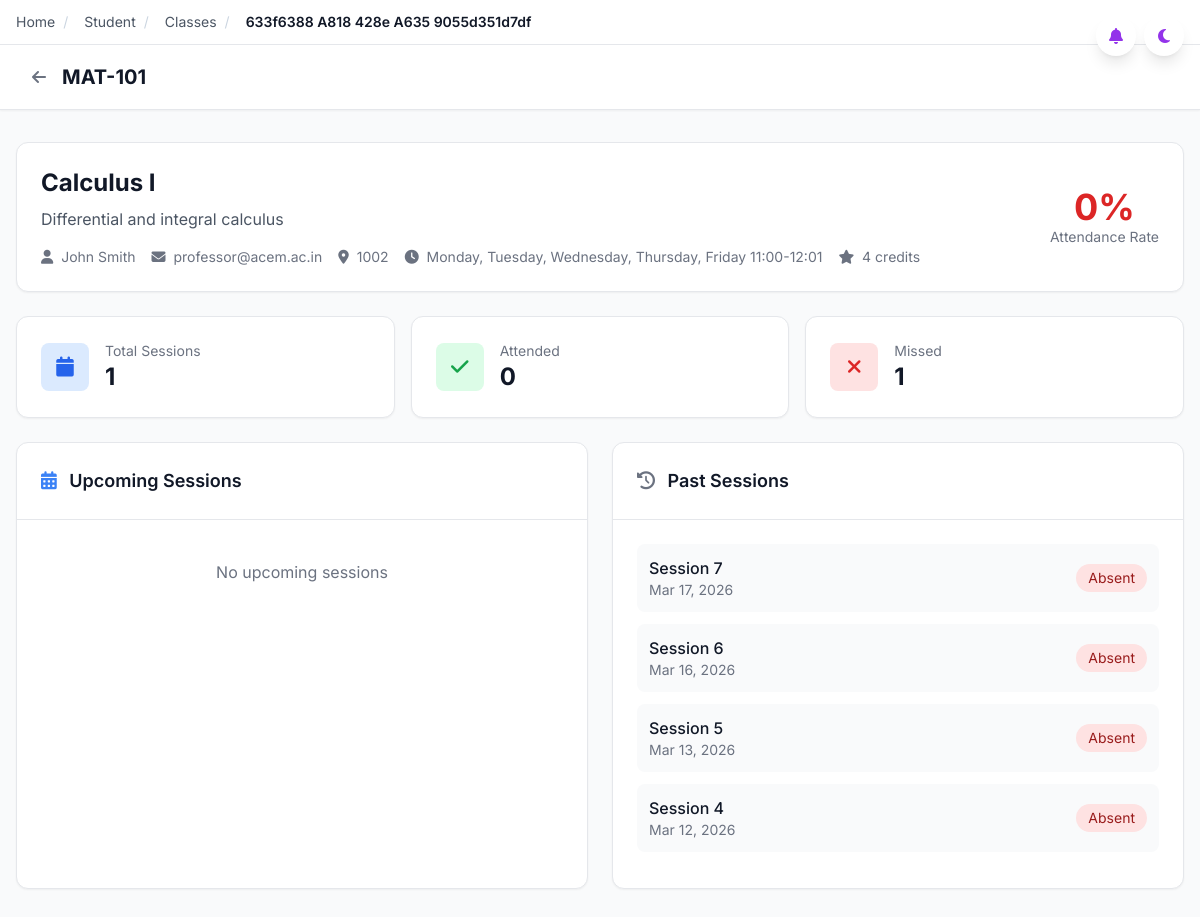
/student/classes/633f6388-a818-428e-a635-9055d351d7df (signed in), run on the app's committed database.
### app/models.py (models this page shows, shortened)
class Course(db.Model):
    __tablename__ = 'courses'
    id = db.Column(db.String(36), primary_key=True, default=generate_uuid)
    code = db.Column(db.String(20), unique=True, nullable=False, index=True)  # 'CSC-105'
    name = db.Column(db.String(200), nullable=False)
    description = db.Column(db.Text)
    credits = db.Column(db.Integer, default=3)
    department_id = db.Column(db.String(36), db.ForeignKey('departments.id'))
    is_active = db.Column(db.Boolean, default=True)
    created_at = db.Column(db.DateTime, default=datetime.utcnow)
    class_instances = db.relationship('ClassInstance', backref='course', lazy='dynamic')

class User(UserMixin, db.Model):
    __tablename__ = 'users'
    id = db.Column(db.String(36), primary_key=True, default=generate_uuid)
    email = db.Column(db.String(255), unique=True, nullable=False, index=True)
    password_hash = db.Column(db.String(255), nullable=False)
    first_name = db.Column(db.String(100), nullable=False)
    last_name = db.Column(db.String(100), nullable=False)
    role = db.Column(db.String(20), nullable=False)  # 'student', 'professor', 'admin'
    phone = db.Column(db.String(20))
    avatar_url = db.Column(db.String(500))
    is_active = db.Column(db.Boolean, default=True)
    created_at = db.Column(db.DateTime, default=datetime.utcnow)
    updated_at = db.Column(db.DateTime, default=datetime.utcnow, onupdate=datetime.utcnow)
    student_profile = db.relationship('Student', backref='user', uselist=False, cascade='all, delete-orphan')
    professor_profile = db.relationship('Professor', backref='user', uselist=False, cascade='all, delete-orphan')
    notifications = db.relationship('Notification', backref='user', lazy='dynamic', cascade='all, delete-orphan')
    @property
    def full_name(self):
        return f"{self.first_name} {self.last_name}"

class ClassInstance(db.Model):
    __tablename__ = 'class_instances'
    id = db.Column(db.String(36), primary_key=True, default=generate_uuid)
    course_id = db.Column(db.String(36), db.ForeignKey('courses.id'), nullable=False)
    professor_id = db.Column(db.String(36), db.ForeignKey('professors.user_id'), nullable=False)
    academic_period_id = db.Column(db.String(36), db.ForeignKey('academic_periods.id'), nullable=False)
    section_number = db.Column(db.Integer, default=1)
    class_code = db.Column(db.String(20), unique=True, nullable=False, index=True)  # 'CSC105-ABC123'
    days_of_week = db.Column(db.Text, nullable=False)  # JSON array: ['Monday', 'Wednesday', 'Friday']
    start_time = db.Column(db.String(10), nullable=False)  # '09:00'
    end_time = db.Column(db.String(10), nullable=False)  # '10:30'
    first_class_date = db.Column(db.Date, nullable=False)
    last_class_date = db.Column(db.Date, nullable=False)
    room_location = db.Column(db.String(100))
    max_students = db.Column(db.Integer, default=30)
    current_enrollment = db.Column(db.Integer, default=0)
    is_active = db.Column(db.Boolean, default=True)
    enrollment_deadline = db.Column(db.Date)
    created_at = db.Column(db.DateTime, default=datetime.utcnow)
    updated_at = db.Column(db.DateTime, default=datetime.utcnow, onupdate=datetime.utcnow)
    sessions = db.relationship('ClassSession', backref='class_instance', lazy='dynamic', cascade='all, delete-orphan')
    enrollments = db.relationship('Enrollment', backref='class_instance', lazy='dynamic', cascade='all, delete-orphan')
    @property
    def days_list(self):
        try:
            return json.loads(self.days_of_week) if self.days_of_week else []
        except (json.JSONDecodeError, TypeError):
            return []

class ClassSession(db.Model):
    __tablename__ = 'class_sessions'
    id = db.Column(db.String(36), primary_key=True, default=generate_uuid)
    class_instance_id = db.Column(db.String(36), db.ForeignKey('class_instances.id'), nullable=False)
    session_number = db.Column(db.Integer, nullable=False)
    date = db.Column(db.Date, nullable=False)
    start_time = db.Column(db.String(10), nullable=False)
    end_time = db.Column(db.String(10), nullable=False)
    room_location = db.Column(db.String(100))
    status = db.Column(db.String(20), default='scheduled')  # 'scheduled', 'active', 'cancelled', 'completed'
    notes = db.Column(db.Text)
    qr_secret = db.Column(db.String(255))
    qr_expires_at = db.Column(db.DateTime)
    is_active = db.Column(db.Boolean, default=False)
    attendance_count = db.Column(db.Integer, default=0)
    total_enrolled = db.Column(db.Integer, default=0)
    created_at = db.Column(db.DateTime, default=datetime.utcnow)
    updated_at = db.Column(db.DateTime, default=datetime.utcnow, onupdate=datetime.utcnow)
    attendance_records = db.relationship('AttendanceRecord', backref='session', lazy='dynamic', cascade='all, delete-orphan')

### app/routes/student.py (the view)
@student_bp.route('/classes/<class_id>')
@login_required
@student_required
def class_detail(class_id):
    enrollment = Enrollment.query.filter_by(
        student_id=current_user.id,
        class_instance_id=class_id,
        status='active'
    ).first()
    if not enrollment:
        flash('You are not enrolled in this class.', 'error')
        return redirect(url_for('student.classes'))
    class_instance = enrollment.class_instance
    course = class_instance.course
    professor = User.query.get(class_instance.professor_id)
    sessions = ClassSession.query.filter_by(
        class_instance_id=class_id
    ).order_by(ClassSession.date).all()
    attendance_records = AttendanceRecord.query.filter(
        AttendanceRecord.student_id == current_user.id,
        AttendanceRecord.session_id.in_([s.id for s in sessions])
    ).all()
    attendance_map = {record.session_id: record for record in attendance_records}
    past_sessions = []
    upcoming_sessions = []
    today = date.today()
    for session in sessions:
        session_data = {
            'id': session.id,
            'session_number': session.session_number,
            'date': session.date,
            'start_time': session.start_time,
            'end_time': session.end_time,
            'room': session.room_location,
            'status': session.status,
            'is_active': session.is_active,
            'attendance': attendance_map.get(session.id)
        }
        if session.date < today:
            past_sessions.append(session_data)
        else:
            upcoming_sessions.append(session_data)
    completed_sessions = [s for s in past_sessions if s['status'] == 'completed']
    attended = sum(1 for s in completed_sessions if s['attendance'] and s['attendance'].status in ['present', 'late', 'excused'])
    attendance_rate = round((attended / len(completed_sessions) * 100)) if completed_sessions else 0
    class_data = {
        'id': class_instance.id,
        'code': course.code,
        'name': course.name,
        'description': course.description,
        'credits': course.credits,
        'professor': professor.full_name if professor else 'Unknown',
        'professor_email': professor.email if professor else '',
        'room': class_instance.room_location,
        'schedule': f"{', '.join(class_instance.days_list)} {class_instance.start_time}-{class_instance.end_time}",
        'enrollment_date': enrollment.enrollment_date
    }
    stats = {
        'total_sessions': len(completed_sessions),
        'attended_sessions': attended,
        'attendance_rate': attendance_rate
    }
    return render_template('student/class_detail.html',
        class_data=class_data,
        stats=stats,
        past_sessions=past_sessions,
        upcoming_sessions=upcoming_sessions
    )

### app/models.py (called while the page is built)
@login_manager.user_loader
def load_user(user_id):
    return User.query.get(user_id)

### app/routes/student.py (called while the page is built)
def student_required(f):
    from functools import wraps
    @wraps(f)
    def decorated_function(*args, **kwargs):
        if not current_user.is_authenticated or current_user.role != 'student':
            flash('Access denied. Student account required.', 'error')
            return redirect(url_for('auth.student_login'))
        return f(*args, **kwargs)
    return decorated_function

### app/templates/student/class_detail.html (shortened to what this page needs)
{% extends "base.html" %}
{% block content %}
<div class="min-h-screen bg-gray-50">
    <nav class="bg-white shadow-sm border-b">
        <div class="max-w-7xl mx-auto px-4 sm:px-6 lg:px-8">
            <div class="flex justify-between h-16 items-center">
                <div class="flex items-center">
                    <a href="{{ url_for('student.classes') }}" class="text-gray-500 hover:text-gray-700 mr-4">
                        <i class="fas fa-arrow-left"></i>
                    </a>
                    <span class="text-gray-900 text-xl font-bold">{{ class_data.code }}</span>
                </div>
            </div>
        </div>
    </nav>
    <div class="max-w-7xl mx-auto px-4 py-8"
        <div class="bg-white rounded-xl shadow-sm border p-6 mb-6">
            <div class="flex flex-col md:flex-row md:items-center md:justify-between">
                <div>
                    <h1 class="text-2xl font-bold text-gray-900 mb-2">{{ class_data.name }}</h1>
                    <p class="text-gray-600 mb-4">{{ class_data.description or 'No description available.' }}</p>
                    <div class="flex flex-wrap gap-4 text-sm text-gray-500">
                        <span><i class="fas fa-user mr-1"></i> {{ class_data.professor }}</span>
                        <span><i class="fas fa-envelope mr-1"></i> {{ class_data.professor_email }}</span>
                        <span><i class="fas fa-map-marker-alt mr-1"></i> {{ class_data.room or 'TBA' }}</span>
                        <span><i class="fas fa-clock mr-1"></i> {{ class_data.schedule }}</span>
                        <span><i class="fas fa-star mr-1"></i> {{ class_data.credits }} credits</span>
                    </div>
                </div>
                <div class="mt-4 md:mt-0 text-center">
                    <div class="text-4xl font-bold {% if stats.attendance_rate >= 75 %}text-green-600{% elif stats.attendance_rate >= 50 %}text-yellow-600{% else %}text-red-600{% endif %}">
                        {{ stats.attendance_rate }}%
                    </div>
                    <p class="text-gray-500 text-sm">Attendance Rate</p>
                </div>
            </div>
        </div>
        <div class="grid grid-cols-1 md:grid-cols-3 gap-4 mb-6">
            <div class="bg-white rounded-xl shadow-sm border p-6">
                <div class="flex items-center">
                    <div class="w-12 h-12 bg-blue-100 rounded-lg flex items-center justify-center">
                        <i class="fas fa-calendar text-blue-600 text-xl"></i>
                    </div>
                    <div class="ml-4">
                        <p class="text-gray-500 text-sm">Total Sessions</p>
                        <p class="text-2xl font-bold text-gray-900">{{ stats.total_sessions }}</p>
                    </div>
                </div>
            </div>
            <div class="bg-white rounded-xl shadow-sm border p-6">
                <div class="flex items-center">
                    <div class="w-12 h-12 bg-green-100 rounded-lg flex items-center justify-center">
                        <i class="fas fa-check text-green-600 text-xl"></i>
                    </div>
                    <div class="ml-4">
                        <p class="text-gray-500 text-sm">Attended</p>
                        <p class="text-2xl font-bold text-gray-900">{{ stats.attended_sessions }}</p>
                    </div>
                </div>
            </div>
            <div class="bg-white rounded-xl shadow-sm border p-6">
                <div class="flex items-center">
                    <div class="w-12 h-12 bg-red-100 rounded-lg flex items-center justify-center">
                        <i class="fas fa-times text-red-600 text-xl"></i>
                    </div>
                    <div class="ml-4">
                        <p class="text-gray-500 text-sm">Missed</p>
                        <p class="text-2xl font-bold text-gray-900">{{ stats.total_sessions - stats.attended_sessions }}</p>
                    </div>
                </div>
            </div>
        </div>
        <div class="grid grid-cols-1 lg:grid-cols-2 gap-6">
            <div class="bg-white rounded-xl shadow-sm border">
                <div class="p-6 border-b">
                    <h2 class="text-lg font-semibold text-gray-900">
                        <i class="fas fa-calendar-alt mr-2 text-blue-500"></i> Upcoming Sessions
                    </h2>
                </div>
                <div class="p-6">
                    {% if upcoming_sessions %}
                        <div class="space-y-3">
                            {% for session in upcoming_sessions[:5] %}
                            <div class="flex items-center justify-between p-3 bg-gray-50 rounded-lg {% if session.is_active %}border-2 border-green-500 bg-green-50{% endif %}">
                                <div>
                                    <p class="font-medium text-gray-900">Session {{ session.session_number }}</p>
                                    <p class="text-sm text-gray-500">{{ session.date.strftime('%b %d, %Y') }} • {{ session.start_time }}</p>
                                </div>
                                {% if session.is_active %}
                                    <a href="{{ url_for('student.scan') }}" class="bg-green-500 text-white px-3 py-1 rounded-lg text-sm hover:bg-green-600">
                                        Scan Now
                                    </a>
                                {% else %}
                                    <span class="text-gray-400 text-sm">{{ session.status | capitalize }}</span>
                                {% endif %}
                            </div>
                            {% endfor %}
                        </div>
                    {% else %}
                        <p class="text-gray-500 text-center py-4">No upcoming sessions</p>
                    {% endif %}
                </div>
            </div>
            <div class="bg-white rounded-xl shadow-sm border">
                <div class="p-6 border-b">
                    <h2 class="text-lg font-semibold text-gray-900">
                        <i class="fas fa-history mr-2 text-gray-500"></i> Past Sessions
                    </h2>
                </div>
                <div class="p-6">
                    {% if past_sessions %}
                        <div class="space-y-3 max-h-80 overflow-y-auto">
                            {% for session in past_sessions | reverse %}
                            <div class="flex items-center justify-between p-3 bg-gray-50 rounded-lg">
                                <div>
                                    <p class="font-medium text-gray-900">Session {{ session.session_number }}</p>
                                    <p class="text-sm text-gray-500">{{ session.date.strftime('%b %d, %Y') }}</p>
                                </div>
                                {% if session.attendance %}
                                    <span class="px-3 py-1 rounded-full text-sm font-medium
                                        {% if session.attendance.status == 'present' %}bg-green-100 text-green-800
                                        {% elif session.attendance.status == 'late' %}bg-yellow-100 text-yellow-800
                                        {% elif session.attendance.status == 'excused' %}bg-blue-100 text-blue-800
                                        {% else %}bg-red-100 text-red-800{% endif %}">
                                        {{ session.attendance.status | capitalize }}
                                    </span>
                                {% elif session.status == 'cancelled' %}
                                    <span class="px-3 py-1 bg-gray-100 text-gray-800 rounded-full text-sm">Cancelled</span>
                                {% else %}
                                    <span class="px-3 py-1 bg-red-100 text-red-800 rounded-full text-sm">Absent</span>
                                {% endif %}
                            </div>
                            {% endfor %}
                        </div>
                    {% else %}
                        <p class="text-gray-500 text-center py-4">No past sessions</p>
                    {% endif %}
                </div>
            </div>
        </div>
    </div>
</div>
{% endblock %}

### app/templates/base.html (style rules this page uses)
body { font-family: 'Inter', sans-serif; overflow-x: hidden; }

### data on the page
Course: code "MAT-101", name "Calculus I", description "Differential and integral calculus"
User: professor_email "professor@acem.ac.in"
ClassInstance: room_location "1002"
ClassSession: session_number "7", date "Mar 17, 2026", status "Absent"
ClassSession: session_number "6", date "Mar 16, 2026", status "Absent"
ClassSession: session_number "5", date "Mar 13, 2026", status "Absent"
ClassSession: session_number "4", date "Mar 12, 2026", status "Absent"

### other printed values
{{ class_data.professor }} "John Smith"
{{ class_data.schedule }} "Monday, Tuesday, Wednesday, Thursday, Friday 11:00-12:01"
{{ class_data.credits }} "4"
{{ stats.attendance_rate }} "0"
{{ stats.total_sessions }} "1"
{{ stats.attended_sessions }} "0"
{{ stats.total_sessions - stats.attended_sessions }} "1"
